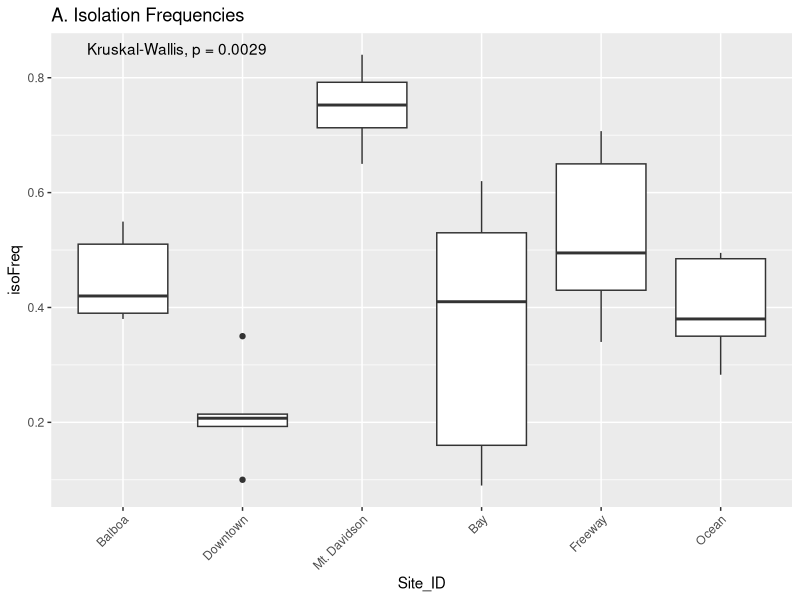
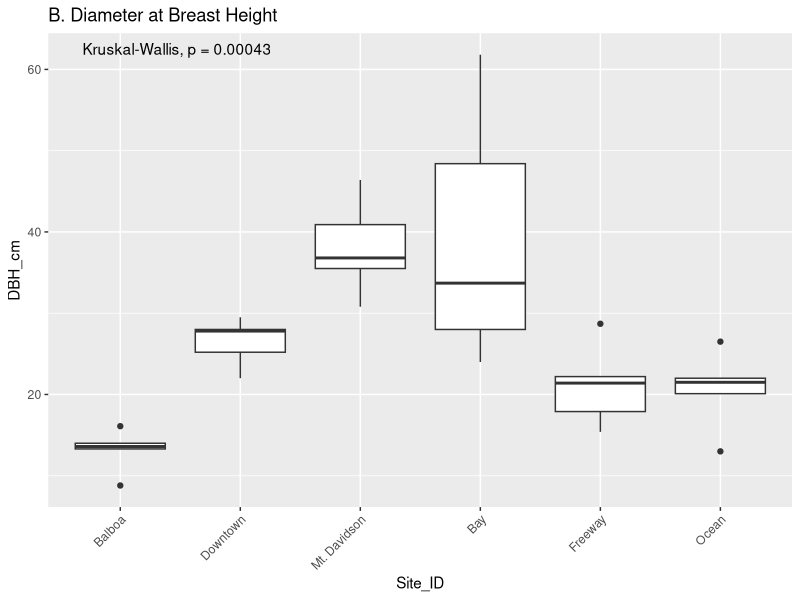
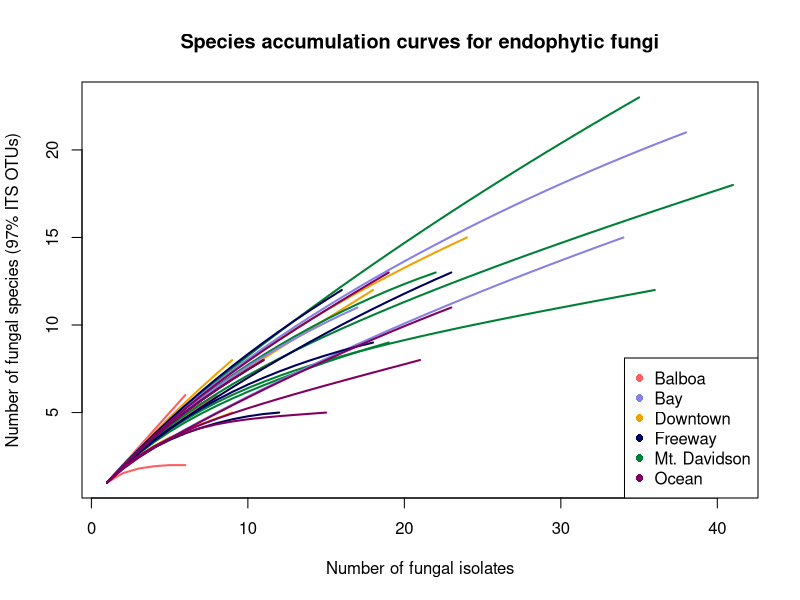
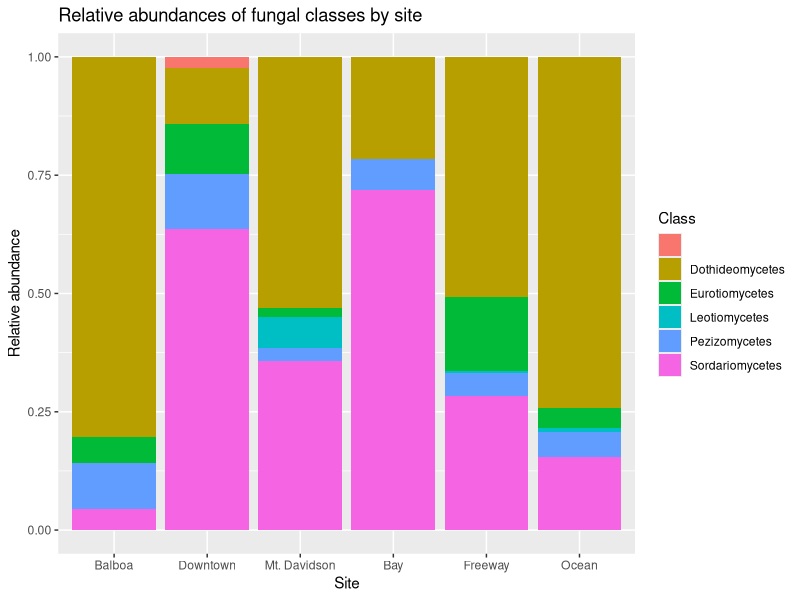
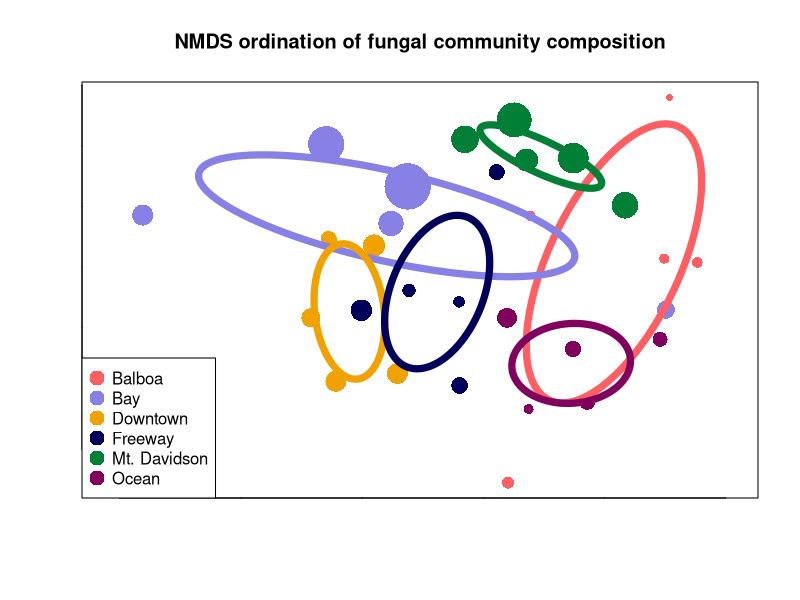

R code for these plots, in order:
## ---- chunk 1
knitr::opts_chunk$set(echo = FALSE, message = FALSE, warning = FALSE)
## ---- chunk 2
# load libraries
library("dplyr")
library("tidyr")
library("vegan")
library("ggplot2")
library("tidyverse")
library("ggpubr")
## ---- chunk 3
# load files
otus <- read.table("seq_with_OTU_ID.txt")
groups <- read.table("groupfile.tsv")
trees <- read.csv("metadata/M_excel_tree_metadata_with_isolationfreq.csv",
                  stringsAsFactors = FALSE)
TBAS <- read.csv("metadata/TBAS_taxonomies.csv")
culturing <- read.csv("metadata/culturing_worksheet.csv")
extractions <- read.csv("metadata/Extraction_worksheet.csv")

# count by groups instead of trees
otu_table <- otus %>%
  left_join(groups, by = c("V1" = "V1")) %>%
  group_by(V2.x, V2.y) %>%
  summarize(count = n()) %>%
  spread(V2.x, count, fill = 0)

# get rid of rows with NA
otu_table <- as.data.frame(na.omit(otu_table))

# fix row name problems for vegan
row.names(otu_table) <- otu_table[, 1]
otu_table <- otu_table[, -1]

# drop out USF test sample
otu_table <- otu_table[1:30,]
## ---- chunk 4
trees %>%
 filter(Site_ID != "Parker") %>%
 filter(Date_sampled > "2017-08-25") %>%
 separate(isolation_freq,
          into = c("grew", "total"),
          sep = "/") %>%
 mutate(grew = as.numeric(grew),
        total = as.numeric(total)) %>%
 mutate(isoFreq = grew/total) %>%
 ggplot(aes(x = Site_ID,
            y = isoFreq)) +
   geom_boxplot() +
 theme(axis.text.x = element_text(angle = 45,
                                  vjust = 1,
                                  hjust = 1)) +
 stat_compare_means(method = "kruskal") +
  scale_x_discrete(labels = c("Balboa",
                                     "Downtown",
                                     "Mt. Davidson",
                                     "Bay",
                                     "Freeway",
                                     "Ocean")) +
  ggtitle("A. Isolation Frequencies")

trees %>%
 filter(Site_ID != "Parker") %>%
 filter(Date_sampled > "2017-08-25") %>%
 ggplot(aes(x = Site_ID,
            y = DBH_cm)) +
   geom_boxplot() +
 theme(axis.text.x = element_text(angle = 45,
                                  vjust = 1,
                                  hjust = 1)) +
 stat_compare_means(method = "kruskal") +
  scale_x_discrete(labels = c("Balboa",
                                     "Downtown",
                                     "Mt. Davidson",
                                     "Bay",
                                     "Freeway",
                                     "Ocean")) +
  ggtitle("B. Diameter at Breast Height")
## ---- chunk 5
#set colors
rare_color = c(rep("#ff5e62", 5),
               rep("#f0a200", 5),
               rep("#007f36", 5),
               rep("#8781e6", 5),
               rep("#00005a", 5),
               rep("#81005e", 5))

#rename sites to be more readable
group_labels <- c(rep("Balboa", 5),
                  rep("Downtown", 5),
                  rep("Mt. Davidson", 5),
                  rep("Bay", 5),
                  rep("Freeway", 5),
                  rep("Ocean", 5))

#draw the species richness curves
rarecurve(otu_table,
          main = "Species accumulation curves for endophytic fungi",
          col = rare_color,
          label = FALSE,
          lwd = 2,
          xlab = "Number of fungal isolates",
          ylab = "Number of fungal species (97% ITS OTUs)")

#add a legend for greater readability
legend("bottomright",
       legend = levels(factor(group_labels)),
       pch = 16,
       col = c(rep("#ff5e62"),
               rep("#8781e6"),
               rep("#f0a200"),
               rep("#00005a"),
               rep("#007f36"),
               rep("#81005e")))

## ---- chunk 6
extraction_with_tree <- read.table("groupfile.tsv",
                                   sep = "\t",
                                   col.names = c("Extraction_ID", "Tree_ID")) %>%
  mutate(site_ID = substr(Tree_ID, 1, 2))

TBAS_names_fixed <- TBAS %>%
  mutate(Extraction_ID = substr(Query_sequence, 1, 8))

TBAS_with_site <- TBAS_names_fixed %>%
  left_join(extraction_with_tree, by = "Extraction_ID") %>%
  na.omit()

write.csv(TBAS_with_site,
          file = "metadata/TBS_with_site.csv",
          row.names = FALSE)

TBAS_with_site %>% 
  group_by(site_ID, Class.level_assignment) %>%
  tally() %>%
  ggplot(aes(x = site_ID,
             y = n,
             fill = Class.level_assignment)) +
  geom_col(position = position_fill()) +
  scale_fill_discrete(name = "Class") +
    scale_x_discrete(labels = c("Balboa",
                                     "Downtown",
                                     "Mt. Davidson",
                                     "Bay",
                                     "Freeway",
                                     "Ocean")) +
  ggtitle("Relative abundances of fungal classes by site") +
  ylab("Relative abundance") +
  xlab("Site")

## ---- chunk 7
ord_obj <- metaMDS(otu_table)

# fix row names to be more readable
row.names(otu_table) <- c(paste("Balboa - Tree", 1:5),
                         paste("Downtown - Tree", 1:5),
                         paste("Mt. Davidson - Tree", 1:5),
                         paste("Bay - Tree", 1:5),
                         paste("Freeway - Tree", 1:5),
                         paste("Ocean - Tree", 1:5))

trees_aug <- subset(trees, as.POSIXct(trees$Date_sampled) > as.POSIXct("2017-08-01"))
## ---- chunk 8
plot(ord_obj,
     display = "sites",
     type = "n",
     main = "NMDS ordination of fungal community composition",
     xlab = "",
     ylab = "",
     tck = 0,
     labels = FALSE)

points(ord_obj,
       display = "sites",
       col = c(rep("#ff5e62", 5),
               rep("#f0a200", 5),
               rep("#007f36", 5),
               rep("#8781e6", 5),
               rep("#00005a", 5),
               rep("#81005e", 5)),
       cex = trees_aug$DBH_cm/10,
       pch = 16)

legend("bottomleft",
       legend = levels(factor(group_labels)),
       pch = 16,
       cex = 1,
       pt.cex = 2,
       col = c(rep("#ff5e62"),
               rep("#8781e6"),
               rep("#f0a200"),
               rep("#00005a"),
               rep("#007f36"),
               rep("#81005e")))

ordiellipse(ord_obj,
            groups =group_labels,
            label = FALSE,
            col = c(rep("#ff5e62"),
                    rep("#8781e6"),
                    rep("#f0a200"),
                    rep("#00005a"),
                    rep("#007f36"),
                    rep("#81005e")),
            lwd = 7)
